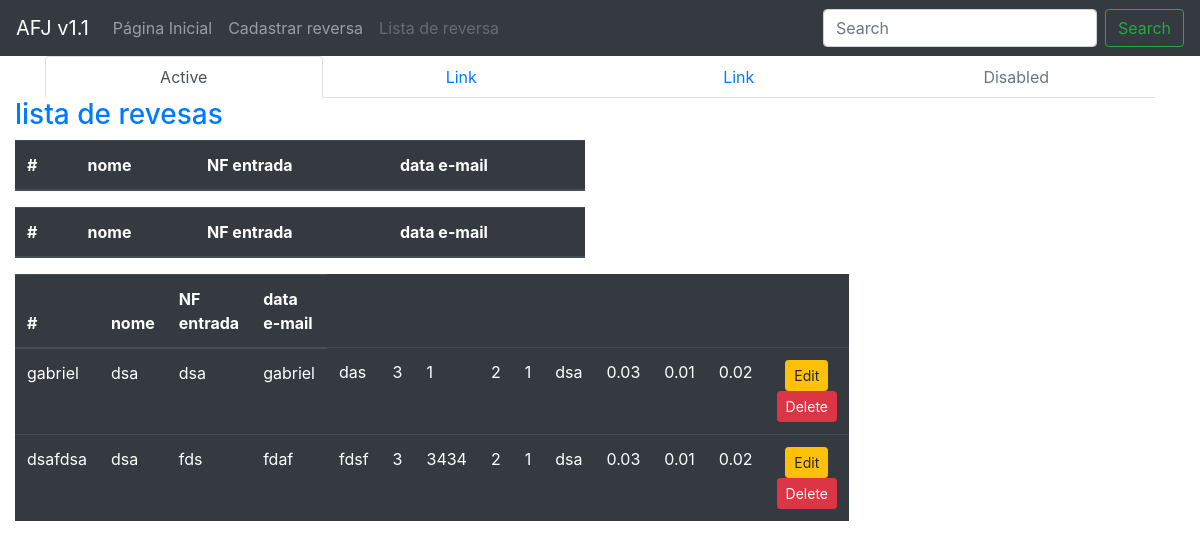
The app's page /funcionarios/ with its own data.
### helloworld/models.py (models this page shows)
class Funcionario(models.Model):
    numero= models.CharField(
     max_length=255,
     null=False,
     blank=False
    )
    vendedor = models.CharField(
     max_length=25,
     null=False,
     blank=False
    )
    data = models.CharField(
     max_length=11,
     null=False,
     blank=False
    )
    nome = models.CharField(
     max_length=255,
     null=False,
     blank=False
    )
    NfDeOrigem = models.CharField(
     max_length=5,
     null=False,
     blank=False
    )
    NfDeEntrada = models.PositiveIntegerField(
      null=False,
     blank=False
    )
    NfDeSAida = models.PositiveIntegerField(
     null=False,
     blank=False
    )
    efeito = models.PositiveIntegerField(
      null=False,
      blank=False
    )
    NumeroConserto = models.PositiveIntegerField(
     null=False,
     blank=False
    )
    transpotadora = models.CharField(
     max_length=255,
     null=False,
     blank=False
    )
    CustoColeta = models.DecimalField(
     max_digits=8,
     decimal_places=2,
     null=False,
     blank=False
    )
    CustoIda = models.DecimalField(
     max_digits=8,
     decimal_places=2,
     null=False,
     blank=False
    )
    CustoVenda = models.DecimalField(
     max_digits=8,
     decimal_places=2,
     null=False,
     blank=False
    )
    objetos = models.Manager()

### website/views.py (the view)
# urls.py: path('funcionarios/', FuncionarioListView.as_view(), name="lista_funcionarios"),
class FuncionarioListView(ListView):
    template_name = "website/lista.html"
    model = Funcionario
    context_object_name = "funcionarios"
    class FuncionarioUpdateView(UpdateView):
     template_name = "website/lista.html"
     model = Funcionario
     fields = '__all__'
     context_object_name = 'funcionario'
     success_url = reverse_lazy("website:lista_funcionarios")

### website/templates/website/lista.html (shortened to what this page needs)
<!DOCTYPE html>
<html lang="en">
    <head>
        {% load static %}
        {% load crispy_forms_tags %}
        <link rel="stylesheet" href="https://maxcdn.bootstrapcdn.com/bootstrap/4.3.1/css/bootstrap.min.css">
    </head>
<body>
    <nav class="navbar navbar-expand-lg navbar navbar-dark bg-dark">
  <div class="collapse navbar-collapse" id="navbarTogglerDemo01">
    <a class="navbar-brand" href="#">AFJ v1.1</a>
    <ul class="navbar-nav mr-auto mt-2 mt-lg-0">
      <li class="nav-item">
        <a class="nav-link " href="{% url 'website:index' %}">Página Inicial</a>
      </li>
      <li class="nav-item">
        <a class="nav-link " href="{% url 'website:cadastra_funcionario' %}">Cadastrar reversa</a>
      </li>
      <li class="nav-item">
        <a class="nav-link disabled" href="{% url 'website:lista_funcionarios' %}">Lista de reversa</a>
      </li>
    </ul>
    <form class="form-inline my-2 my-lg-0">
      <input class="form-control mr-sm-2" type="search" placeholder="Search" aria-label="Search">
      <button class="btn btn-outline-success my-2 my-sm-0" type="submit">Search</button>
    </form>
  </div>
</nav>
<div class="container">
  <ul class="nav nav-tabs nav-justified">
    <li class="nav-item">
      <a class="nav-link active" id="nav-home-tab1" data-toggle="tab" href="#nav-home1">Active</a>
    </li>
    <li class="nav-item">
      <a class="nav-link" id="nav-home-tab2" data-toggle="tab" href="#nav-home2">Link</a>
    </li>
    <li class="nav-item">
      <a class="nav-link"id="nav-home-tab3" data-toggle="tab" href="#nav-home3">Link</a>
    </li>
    <li class="nav-item">
      <a class="nav-link disabled" href="#">Disabled</a>
    </li>
  </ul>
</div>
    <div class="col-md-6 well">
        <h3 class="text-primary">lista de revesas
		    </tr></h3>
  <div class="tab-content" id="nav-tabContent">
                            <div class="tab-pane fade show active" id="nav-home" role="tabpanel" aria-labelledby="nav-home-tab">
                              <table class="table table-hover table-dark">
                                  <thead>
                                      <tr>
                                        <th scope="col">#</th>
                                        <th scope="col">nome</th>
                                        <th scope="col">NF entrada</th>
                                        <th scope="col">data e-mail</th>
                                      </tr>
                                  </thead>
                            </div>
  <div class="tab-content" id="nav-tabContent">
                            <div class="tab-pane fade show active" id="nav-home" role="tabpanel" aria-labelledby="nav-home-tab">
                              <table class="table table-hover table-dark">
                                  <thead>
                                      <tr>
                                        <th scope="col">#</th>
                                        <th scope="col">nome</th>
                                        <th scope="col">NF entrada</th>
                                        <th scope="col">data e-mail</th>
                                      </tr>
                                  </thead>
                            </div>
  <div class="tab-content" id="nav-tabContent">
                            <div class="tab-pane fade show active" id="nav-home" role="tabpanel" aria-labelledby="nav-home-tab">
                              <table class="table table-hover table-dark">
                                  <thead>
                                      <tr>
                                        <th scope="col">#</th>
                                        <th scope="col">nome</th>
                                        <th scope="col">NF entrada</th>
                                        <th scope="col">data e-mail</th>
                                      </tr>
                                  </thead>
                            </div>
                {% for funcionario in funcionarios %}
                    <tr>
                        <td>{{ funcionario.numero }}</td>
                        <td>{{ funcionario.vendedor }}</td>
                        <td>{{ funcionario.data }}</td>
                        <td>{{ funcionario.nome }}</td>
                        <td>{{ funcionario.NfDeOrigem }}</td>
                        <td>{{ funcionario.NfDeEntrada }}</td>
                        <td>{{ funcionario.NfDeSAida }}</td>
                        <td>{{ funcionario.efeito }}</td>
                        <td>{{ funcionario.NumeroConserto }}</td>
                        <td>{{ funcionario.transpotadora }}</td>
                        <td>{{ funcionario.CustoColeta }}</td>
                        <td>{{ funcionario.CustoIda }}</td>
                        <td>{{ funcionario.CustoVenda }}</td>
                        <td><center><a class="btn btn-sm btn-warning" href="{% url 'website:atualiza_funcionario' pk=funcionario.id %}"> Edit</a> <a class="btn btn-sm btn-danger" href="{% url 'website:deleta_funcionario' pk=funcionario.id %}"> Delete</a></center></td>
                    </tr>
                {% endfor %}
</body>
</html>

### records on screen
Funcionario: numero "gabriel", vendedor "dsa", data "dsa", nome "gabriel", NfDeOrigem "das", NfDeEntrada "3", NfDeSAida "1", efeito "2", NumeroConserto "1", transpotadora "dsa", CustoColeta "0.03", CustoIda "0.01", CustoVenda "0.02"
Funcionario: numero "dsafdsa", vendedor "dsa", data "fds", nome "fdaf", NfDeOrigem "fdsf", NfDeEntrada "3", NfDeSAida "3434", efeito "2", NumeroConserto "1", transpotadora "dsa", CustoColeta "0.03", CustoIda "0.01", CustoVenda "0.02"
